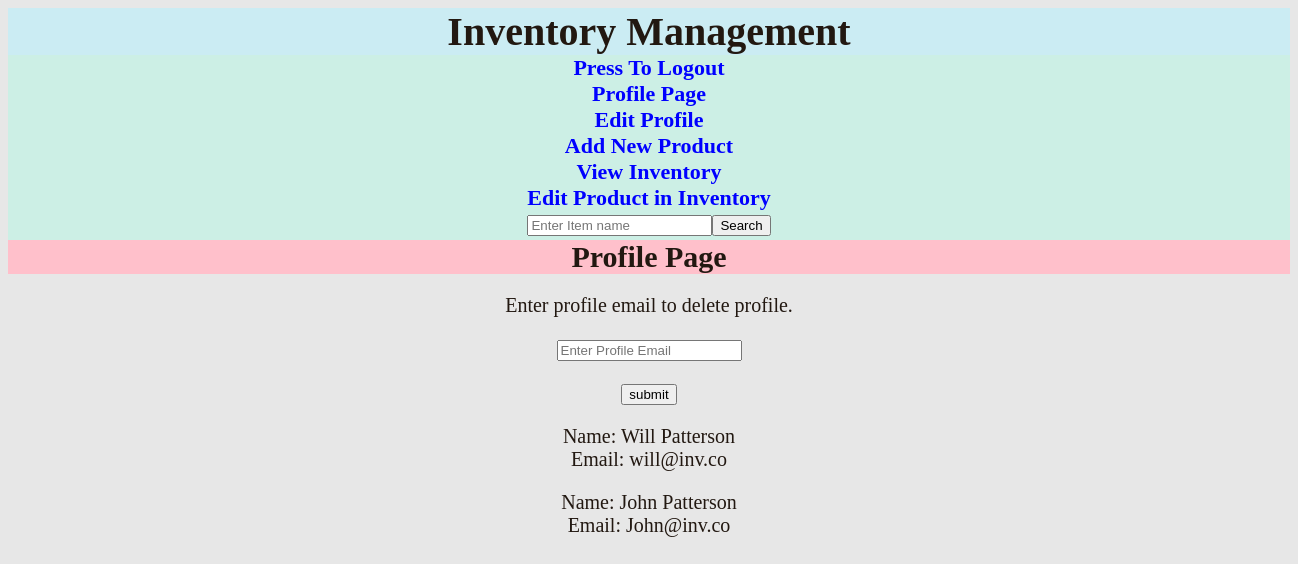
Page /profile_page (signed in) on the earlier database version.
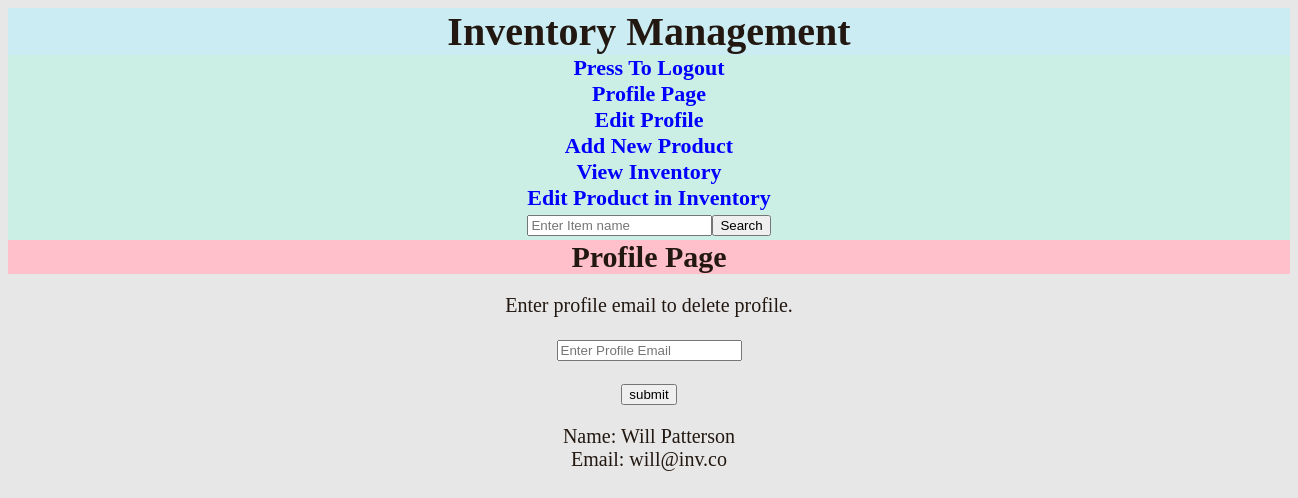
Same page on the later database version.
### models.py (models this page shows, shortened)
class Users(db.Model, UserMixin):
    id = db.Column(db.Integer, primary_key=True)
    email = db.Column(db.String(100), unique=True)
    password = db.Column(db.String(100))
    firstName = db.Column(db.String(100))
    lastName = db.Column(db.String(100))

### views.py (the view)
@views.route("profile_page")
@login_required
def profile_page():
    from models import Users
    return render_template("profile.html", values=Users.query.all())

### app.py (called while the page is built)
@login_manager.user_loader
def load_user(id):
    from models import Users
    return db.session.get(Users, int(id))

@app.before_request
def create_tables():
    db.create_all()

### templates/profile.html (shortened to what this page needs)
{% extends "index.html" %}
{% block label %}Profile Page{% endblock %}
{% block content %}
<form action="/del_usr" method="POST">
    <p>Enter profile email to delete profile.</p>
    <p><input type="email" name="delete_user" placeholder="Enter Profile Email"/></p>
    <p><input type="submit" value="submit"></p>
</form>
    {% for item in values %}
        <p>Name: {{item.firstName}} {{item.lastName}}<br>Email: {{item.email}}</p>
    {% endfor %}
{% endblock %}

Differences in the rows shown:
removed Users: firstName "John", lastName "Patterson", email "John@inv.co"
